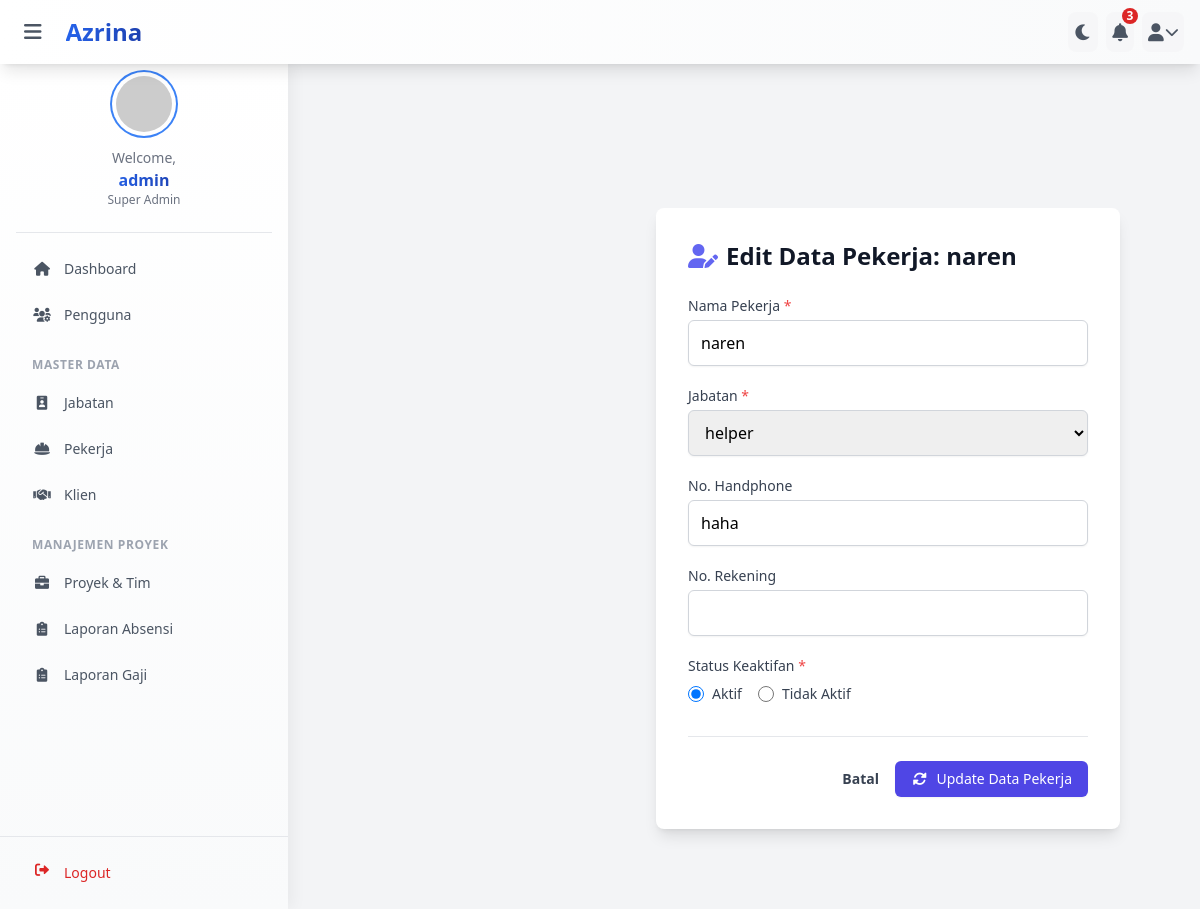
Screenshot of /pekerja/edit.php?id=4 (signed in) with the database file from the repository.
### tables this page shows
CREATE TABLE `pekerja` (
  `id_pekerja` int(11) NOT NULL,
  `namapekerja` varchar(100) NOT NULL,
  `id_jabatan` int(11) NOT NULL,
  `no_hp` varchar(20) DEFAULT NULL,
  `no_rek` varchar(30) DEFAULT NULL,
  `is_active` tinyint(1) NOT NULL DEFAULT 1
);

CREATE TABLE `jabatan` (
  `id_jabatan` int(11) NOT NULL,
  `namajabatan` varchar(50) NOT NULL,
  `gajipokok` decimal(10,2) NOT NULL COMMENT 'Gaji pokok per hari',
  `tunjangan_lembur` decimal(10,2) NOT NULL COMMENT 'Tunjangan lembur per hari'
);

### pekerja/edit.php (the view, shortened to what this page needs)
<?php
require_once '../config.php';
$user_role = $_SESSION['role'];
$id_pekerja_edit = intval($_GET['id']);
$sql_get_pekerja = "SELECT id_pekerja, namapekerja, id_jabatan, no_hp, no_rek, is_active FROM pekerja WHERE id_pekerja = ?";
$stmt_get = mysqli_prepare($koneksi, $sql_get_pekerja);
$pekerja_lama = null;
if ($stmt_get) {
    mysqli_stmt_bind_param($stmt_get, "i", $id_pekerja_edit);
    mysqli_stmt_execute($stmt_get);
    $result_get = mysqli_stmt_get_result($stmt_get);
    $pekerja_lama = mysqli_fetch_assoc($result_get);
} else {
    $_SESSION['pesan_error_crud'] = "Gagal mengambil data pekerja dari database.";
    header('Location: ' . BASE_URL . 'pekerja/');
    exit;
}
$query_jabatan_dropdown = "SELECT id_jabatan, namajabatan FROM jabatan ORDER BY namajabatan ASC";
$result_jabatan_dropdown = mysqli_query($koneksi, $query_jabatan_dropdown);
if (!$result_jabatan_dropdown) {
    $_SESSION['pesan_error_crud'] = "Gagal memuat data jabatan untuk form.";
    $daftar_jabatan_options = [];
} else {
    $daftar_jabatan_options = mysqli_fetch_all($result_jabatan_dropdown, MYSQLI_ASSOC);
}
$form_data = isset($_SESSION['form_data']) ? $_SESSION['form_data'] : $pekerja_lama;
require_once '../includes/header.php';
if ($user_role == 'super_admin') {
    require_once '../includes/sidebar_super_admin.php';
} elseif ($user_role == 'admin') {
    require_once '../includes/sidebar_admin.php';
}
?>
<main class="content-wrapper mt-16 md:ml-72">
    <div class="max-w-3xl mx-auto p-4 sm:p-6 lg:p-8">
        <div class="bg-white dark:bg-gray-800 rounded-lg shadow-lg p-6 sm:p-8">
            <h1 class="text-xl sm:text-2xl font-semibold text-gray-900 dark:text-white mb-6">
                <i class="fas fa-user-edit fa-fw mr-2 text-indigo-500"></i>Edit Data Pekerja: <?php echo htmlspecialchars($pekerja_lama['namapekerja']); ?>
            </h1>
            <form action="<?php echo BASE_URL; ?>pekerja/proses.php?aksi=edit&id=<?php echo $id_pekerja_edit; ?>" method="POST">
                <div class="mb-5">
                    <label for="namapekerja" class="block text-sm font-medium text-gray-700 dark:text-gray-300 mb-1">Nama Pekerja <span class="text-red-500">*</span></label>
                    <input type="text" name="namapekerja" id="namapekerja" required maxlength="100"
                           value="<?php echo htmlspecialchars($form_data['namapekerja'] ?? ''); ?>"
                           class="w-full px-3 py-2.5 border border-gray-300 dark:border-gray-600 rounded-md shadow-sm focus:outline-none focus:ring-2 focus:ring-blue-500 focus:border-blue-500 dark:bg-gray-700 dark:text-white placeholder-gray-400 dark:placeholder-gray-500">
                </div>
                <div class="mb-5">
                    <label for="id_jabatan" class="block text-sm font-medium text-gray-700 dark:text-gray-300 mb-1">Jabatan <span class="text-red-500">*</span></label>
                    <select name="id_jabatan" id="id_jabatan" required
                            class="w-full px-3 py-2.5 border border-gray-300 dark:border-gray-600 rounded-md shadow-sm focus:outline-none focus:ring-2 focus:ring-blue-500 focus:border-blue-500 dark:bg-gray-700 dark:text-white">
                        <?php if (!empty($daftar_jabatan_options)) : ?>
                            <?php foreach ($daftar_jabatan_options as $jabatan_opt) : ?>
                                <option value="<?php echo $jabatan_opt['id_jabatan']; ?>"
                                    <?php echo (isset($form_data['id_jabatan']) && $form_data['id_jabatan'] == $jabatan_opt['id_jabatan']) ? 'selected' : ''; ?>>
                                    <?php echo htmlspecialchars($jabatan_opt['namajabatan']); ?>
                                </option>
                            <?php endforeach; ?>
                        <?php else: ?>
                             <option value="" disabled>Data jabatan tidak tersedia</option>
                        <?php endif; ?>
                    </select>
                </div>
                <div class="mb-5">
                    <label for="no_hp" class="block text-sm font-medium text-gray-700 dark:text-gray-300 mb-1">No. Handphone</label>
                    <input type="text" name="no_hp" id="no_hp" maxlength="20"
                           value="<?php echo htmlspecialchars($form_data['no_hp'] ?? ''); ?>"
                           class="w-full px-3 py-2.5 border border-gray-300 dark:border-gray-600 rounded-md shadow-sm focus:outline-none focus:ring-2 focus:ring-blue-500 focus:border-blue-500 dark:bg-gray-700 dark:text-white placeholder-gray-400 dark:placeholder-gray-500">
                </div>
                <div class="mb-5">
                    <label for="no_rek" class="block text-sm font-medium text-gray-700 dark:text-gray-300 mb-1">No. Rekening</label>
                    <input type="text" name="no_rek" id="no_rek" maxlength="30"
                           value="<?php echo htmlspecialchars($form_data['no_rek'] ?? ''); ?>"
                           class="w-full px-3 py-2.5 border border-gray-300 dark:border-gray-600 rounded-md shadow-sm focus:outline-none focus:ring-2 focus:ring-blue-500 focus:border-blue-500 dark:bg-gray-700 dark:text-white placeholder-gray-400 dark:placeholder-gray-500">
                </div>
                <div class="mb-6">
                    <label class="block text-sm font-medium text-gray-700 dark:text-gray-300 mb-1">Status Keaktifan <span class="text-red-500">*</span></label>
                    <div class="flex items-center space-x-4 pt-1">
                        <label class="inline-flex items-center cursor-pointer">
                            <input type="radio" name="is_active" value="1" class="form-radio h-4 w-4 text-blue-600 dark:bg-gray-700 border-gray-300 dark:border-gray-600 focus:ring-blue-500"
                                <?php echo (isset($form_data['is_active']) && $form_data['is_active'] == '1') ? 'checked' : ''; ?>>
                            <span class="ml-2 text-sm text-gray-700 dark:text-gray-300">Aktif</span>
                        </label>
                        <label class="inline-flex items-center cursor-pointer">
                            <input type="radio" name="is_active" value="0" class="form-radio h-4 w-4 text-blue-600 dark:bg-gray-700 border-gray-300 dark:border-gray-600 focus:ring-blue-500"
                                <?php echo (isset($form_data['is_active']) && $form_data['is_active'] == '0') ? 'checked' : ''; ?>>
                            <span class="ml-2 text-sm text-gray-700 dark:text-gray-300">Tidak Aktif</span>
                        </label>
                    </div>
                </div>
                <div class="mt-8 flex items-center justify-end gap-x-4 border-t border-gray-200 dark:border-gray-700 pt-6">
                    <a href="<?php echo BASE_URL; ?>pekerja/" class="text-sm font-semibold leading-6 text-gray-700 dark:text-gray-300 hover:text-gray-900 dark:hover:text-white transition duration-150 ease-in-out">
                        Batal
                    </a>
                    <button type="submit"
                            class="inline-flex items-center px-4 py-2 bg-indigo-600 hover:bg-indigo-700 text-white text-sm font-medium rounded-md shadow-sm transition duration-150 ease-in-out focus:outline-none focus:ring-2 focus:ring-offset-2 focus:ring-indigo-500 dark:focus:ring-offset-gray-800">
                        <i class="fas fa-sync-alt fa-fw mr-2"></i>
                        Update Data Pekerja
                    </button>
                </div>
            </form>
        </div> </div> </main>

### assets/css/style.css (style rules this page uses)
* { margin: 0; padding: 0; box-sizing: border-box; }
body { transition: padding-left 0.3s ease-in-out; }
.content-wrapper { transition: margin-left 0.3s ease-in-out; margin-top: 4rem; padding: 1.5rem; }
@media (min-width: 768px) { .content-wrapper { margin-left: 18rem; } }

### includes/header.php (style rules this page uses)
body { transition: background-color 0.5s ease-in-out; }
* { transition: background-color 0.3s ease-in-out, border-color 0.3s ease-in-out, color 0.3s ease-in-out; }

### rows the page displays
pekerja: namapekerja "naren", id_jabatan "helper", no_hp "haha", is_active "☑ Aktif", is_active "☐ Tidak Aktif"

### other values shown
str_replace('_', ' ', $_SESSION['role']) "Super Admin"
